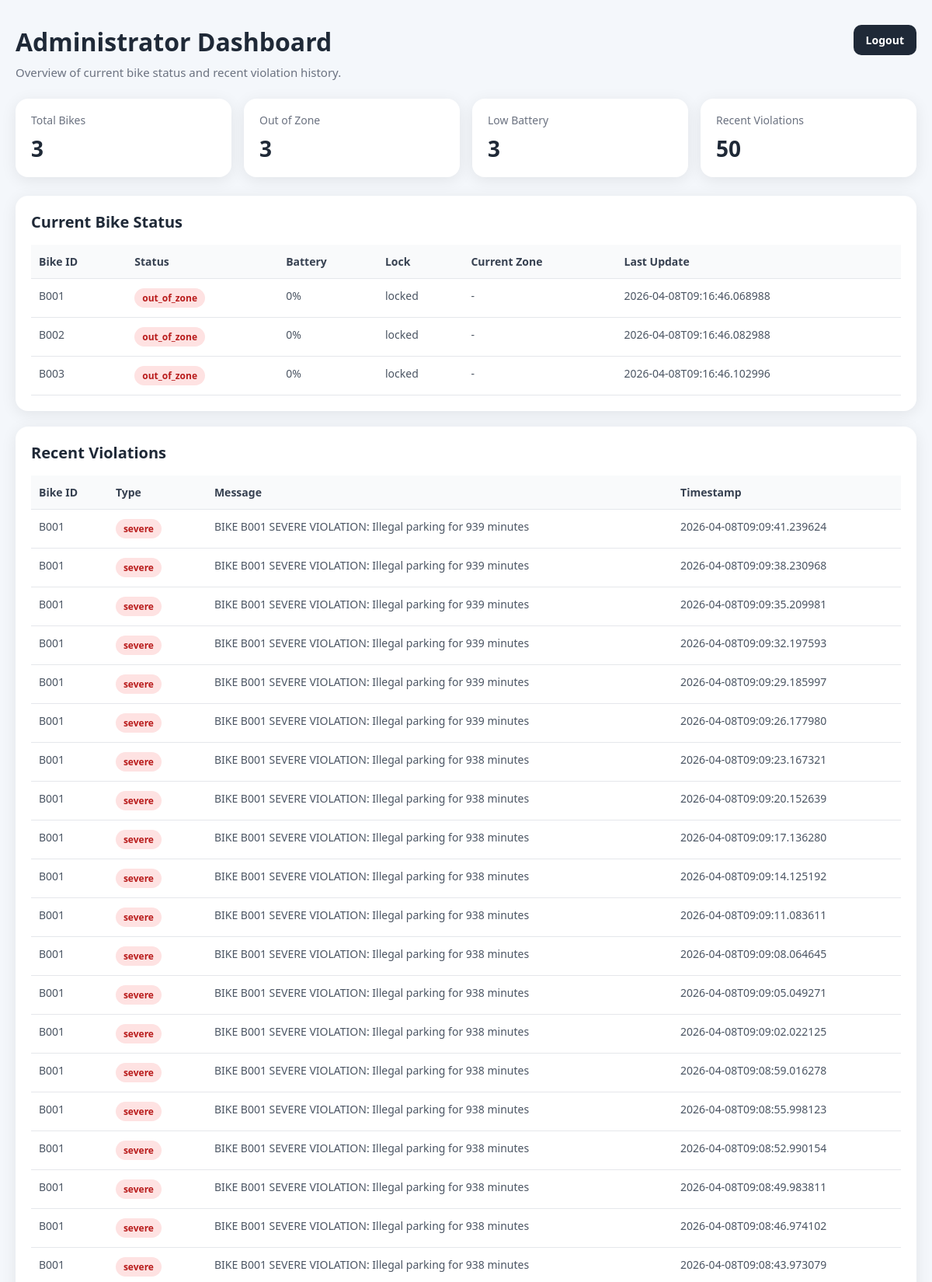
Screenshot of /admin/dashboard (signed in, upper part) with the database file from the repository.
### tables this page shows
CREATE TABLE bikes (
                bike_id TEXT PRIMARY KEY,
                lat REAL NOT NULL,
                lon REAL NOT NULL,
                status TEXT NOT NULL,
                battery INTEGER NOT NULL,
                lock TEXT NOT NULL,
                current_zone TEXT,
                last_update TEXT NOT NULL
            );

CREATE TABLE violations (
                id INTEGER PRIMARY KEY AUTOINCREMENT,
                bike_id TEXT NOT NULL,
                type TEXT NOT NULL,
                message TEXT NOT NULL,
                timestamp TEXT NOT NULL,
                lat REAL,
                lon REAL
            );

### main.py (the view)
@app.get("/admin/dashboard", response_class=HTMLResponse)
async def admin_dashboard(request: Request):
    if "admin_user" not in request.session:
        return RedirectResponse(url="/admin/login", status_code=303)
    return templates.TemplateResponse(
        "admin_dashboard.html",
        {
            "request": request,
            "bikes": fetch_all_bikes(),
            "violations": fetch_recent_violations(50),
        },
    )

### templates/admin_dashboard.html (shortened to what this page needs)
<!DOCTYPE html>
<html lang="en">
<head>
</head>
<body>
  <div class="page">
    <header class="page-header">
      <div class="header-copy">
        <h1 class="page-title">Administrator Dashboard</h1>
        <p class="page-subtitle">Overview of current bike status and recent violation history.</p>
      </div>
      <a href="/admin/logout" class="logout-link">Logout</a>
    </header>
    <section class="stats">
      <div class="stat-card">
        <div class="stat-label">Total Bikes</div>
        <div class="stat-value">{{ bikes|length }}</div>
      </div>
      <div class="stat-card">
        <div class="stat-label">Out of Zone</div>
        <div class="stat-value">{{ bikes|selectattr("status", "equalto", "out_of_zone")|list|length }}</div>
      </div>
      <div class="stat-card">
        <div class="stat-label">Low Battery</div>
        <div class="stat-value">{{ bikes|selectattr("battery", "lt", 20)|list|length }}</div>
      </div>
      <div class="stat-card">
        <div class="stat-label">Recent Violations</div>
        <div class="stat-value">{{ violations|length }}</div>
      </div>
    </section>
    <section class="table-card">
      <h2 class="section-title">Current Bike Status</h2>
      <table>
        <thead>
          <tr>
            <th>Bike ID</th>
            <th>Status</th>
            <th>Battery</th>
            <th>Lock</th>
            <th>Current Zone</th>
            <th>Last Update</th>
          </tr>
        </thead>
        <tbody>
          {% for bike in bikes %}
          <tr>
            <td>{{ bike.bike_id }}</td>
            <td>
              <span class="badge {% if bike.status == 'safe' %}safe{% else %}out-of-zone{% endif %}">
                {{ bike.status }}
              </span>
            </td>
            <td>{{ bike.battery }}%</td>
            <td>{{ bike.lock }}</td>
            <td>{{ bike.current_zone or "-" }}</td>
            <td>{{ bike.last_update }}</td>
          </tr>
          {% else %}
          <tr class="empty-row">
            <td colspan="6">No bike records available.</td>
          </tr>
          {% endfor %}
        </tbody>
      </table>
    </section>
    <section class="table-card">
      <h2 class="section-title">Recent Violations</h2>
      <table>
        <thead>
          <tr>
            <th>Bike ID</th>
            <th>Type</th>
            <th>Message</th>
            <th>Timestamp</th>
          </tr>
        </thead>
        <tbody>
          {% for violation in violations %}
          <tr>
            <td>{{ violation.bike_id }}</td>
            <td>
              <span class="badge {% if violation.type == 'warning' %}warning{% else %}severe{% endif %}">
                {{ violation.type }}
              </span>
            </td>
            <td>{{ violation.message }}</td>
            <td>{{ violation.timestamp }}</td>
          </tr>
          {% else %}
          <tr class="empty-row">
            <td colspan="4">No violation records available.</td>
          </tr>
          {% endfor %}
        </tbody>
      </table>
    </section>
  </div>
</body>
</html>

### templates/admin_dashboard.html (style rules this page uses)
* { margin: 0; padding: 0; box-sizing: border-box; }
body { font-family: 'Segoe UI', Tahoma, Geneva, Verdana, sans-serif; background: #f4f7fb; color: #1f2937; padding: 32px 20px 48px; }
.page { max-width: 1200px; margin: 0 auto; }
.page-header { display: flex; align-items: flex-start; justify-content: space-between; gap: 16px; margin-bottom: 24px; }
.header-copy { flex: 1; }
.page-title { font-size: 32px; font-weight: 700; margin-bottom: 8px; }
.page-subtitle { color: #6b7280; font-size: 15px; }
.logout-link { display: inline-flex; align-items: center; justify-content: center; padding: 10px 16px; border-radius: 10px; background: #1f2937; color: #ffffff; text-decoration: none; font-size: 14px; font-weight: 600; white-space: nowrap; }
.stats { display: grid; grid-template-columns: repeat(auto-fit, minmax(180px, 1fr)); gap: 16px; margin-bottom: 24px; }
.stat-card, .table-card { background: #ffffff; border-radius: 16px; box-shadow: 0 4px 20px rgba(0, 0, 0, 0.08); }
.stat-card { padding: 18px 20px; }
.stat-label { color: #6b7280; font-size: 14px; margin-bottom: 8px; }
.stat-value { font-size: 28px; font-weight: 700; }
.table-card { padding: 20px; margin-bottom: 20px; overflow-x: auto; }
.section-title { font-size: 20px; font-weight: 700; margin-bottom: 16px; }
table { width: 100%; border-collapse: collapse; min-width: 700px; }
th, td { text-align: left; padding: 12px 10px; border-bottom: 1px solid #e5e7eb; font-size: 14px; vertical-align: top; }
th { color: #374151; background: #f9fafb; font-weight: 700; }
td { color: #4b5563; }
.badge { display: inline-block; padding: 4px 10px; border-radius: 999px; font-size: 12px; font-weight: 600; background: #e5e7eb; color: #374151; }
.badge.out-of-zone, .badge.severe { background: #fee2e2; color: #b91c1c; }

### rows the page displays
bikes: bike_id "B001", status "out_of_zone", battery "0", lock "locked", current_zone "-", last_update "2026-04-08T09:16:46.068988"
bikes: bike_id "B002", status "out_of_zone", battery "0", lock "locked", current_zone "-", last_update "2026-04-08T09:16:46.082988"
bikes: bike_id "B003", status "out_of_zone", battery "0", lock "locked", current_zone "-", last_update "2026-04-08T09:16:46.102996"
violations: bike_id "B001", type "severe", message "BIKE B001 SEVERE VIOLATION: Illegal parking for 939 minutes", timestamp "2026-04-08T09:09:41.239624"
violations: bike_id "B001", type "severe", message "BIKE B001 SEVERE VIOLATION: Illegal parking for 939 minutes", timestamp "2026-04-08T09:09:38.230968"
violations: bike_id "B001", type "severe", message "BIKE B001 SEVERE VIOLATION: Illegal parking for 939 minutes", timestamp "2026-04-08T09:09:35.209981"
violations: bike_id "B001", type "severe", message "BIKE B001 SEVERE VIOLATION: Illegal parking for 939 minutes", timestamp "2026-04-08T09:09:32.197593"
violations: bike_id "B001", type "severe", message "BIKE B001 SEVERE VIOLATION: Illegal parking for 939 minutes", timestamp "2026-04-08T09:09:29.185997"
violations: bike_id "B001", type "severe", message "BIKE B001 SEVERE VIOLATION: Illegal parking for 939 minutes", timestamp "2026-04-08T09:09:26.177980"
violations: bike_id "B001", type "severe", message "BIKE B001 SEVERE VIOLATION: Illegal parking for 938 minutes", timestamp "2026-04-08T09:09:23.167321"
violations: bike_id "B001", type "severe", message "BIKE B001 SEVERE VIOLATION: Illegal parking for 938 minutes", timestamp "2026-04-08T09:09:20.152639"
violations: bike_id "B001", type "severe", message "BIKE B001 SEVERE VIOLATION: Illegal parking for 938 minutes", timestamp "2026-04-08T09:09:17.136280"
violations: bike_id "B001", type "severe", message "BIKE B001 SEVERE VIOLATION: Illegal parking for 938 minutes", timestamp "2026-04-08T09:09:14.125192"
violations: bike_id "B001", type "severe", message "BIKE B001 SEVERE VIOLATION: Illegal parking for 938 minutes", timestamp "2026-04-08T09:09:11.083611"
violations: bike_id "B001", type "severe", message "BIKE B001 SEVERE VIOLATION: Illegal parking for 938 minutes", timestamp "2026-04-08T09:09:08.064645"
violations: bike_id "B001", type "severe", message "BIKE B001 SEVERE VIOLATION: Illegal parking for 938 minutes", timestamp "2026-04-08T09:09:05.049271"
violations: bike_id "B001", type "severe", message "BIKE B001 SEVERE VIOLATION: Illegal parking for 938 minutes", timestamp "2026-04-08T09:09:02.022125"
violations: bike_id "B001", type "severe", message "BIKE B001 SEVERE VIOLATION: Illegal parking for 938 minutes", timestamp "2026-04-08T09:08:59.016278"
violations: bike_id "B001", type "severe", message "BIKE B001 SEVERE VIOLATION: Illegal parking for 938 minutes", timestamp "2026-04-08T09:08:55.998123"
violations: bike_id "B001", type "severe", message "BIKE B001 SEVERE VIOLATION: Illegal parking for 938 minutes", timestamp "2026-04-08T09:08:52.990154"
violations: bike_id "B001", type "severe", message "BIKE B001 SEVERE VIOLATION: Illegal parking for 938 minutes", timestamp "2026-04-08T09:08:49.983811"
violations: bike_id "B001", type "severe", message "BIKE B001 SEVERE VIOLATION: Illegal parking for 938 minutes", timestamp "2026-04-08T09:08:46.974102"
violations: bike_id "B001", type "severe", message "BIKE B001 SEVERE VIOLATION: Illegal parking for 938 minutes", timestamp "2026-04-08T09:08:43.973079"

### other values shown
{{ bikes|length }} "3"
{{ bikes|selectattr("status", "equalto", "out_of_zone")|list|length }} "3"
{{ bikes|selectattr("battery", "lt", 20)|list|length }} "3"
{{ violations|length }} "50"
